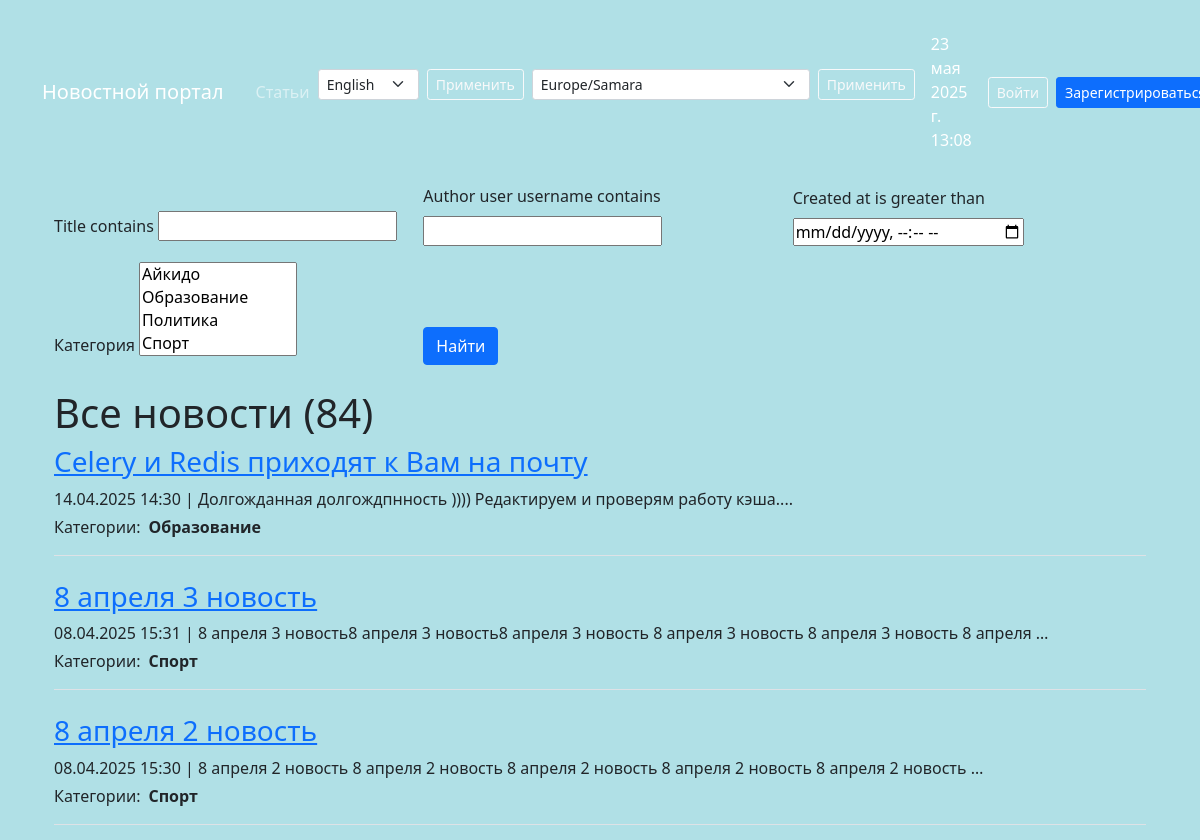
The app's page / (upper part), older data.
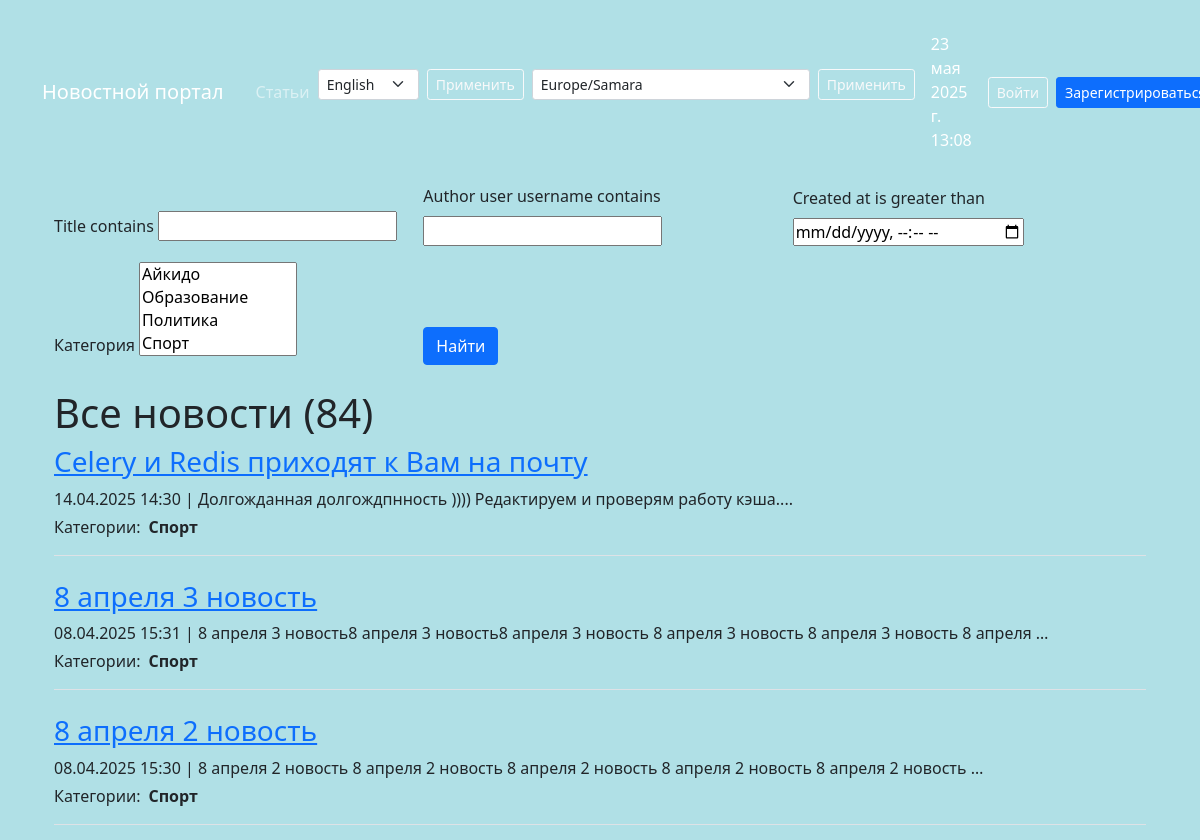
The same page, newer data.
### biblio/models.py (models this page shows, shortened)
class Post(models.Model):
    NEWS = 'NW'
    ARTICLE = 'AR'
    POST_TYPES = [
        (NEWS, 'Новость'),
        (ARTICLE, 'Статья')
    ]
    author = models.ForeignKey(Author, on_delete=models.CASCADE)
    post_type = models.CharField(max_length=2, choices=POST_TYPES)
    created_at = models.DateTimeField(auto_now_add=True)
    categories = models.ManyToManyField(Category, through='PostCategory')
    title = models.CharField(max_length=255)
    text = models.TextField()
    rating = models.IntegerField(default=0)
    def preview(self):
        return f"{self.text[:124]}..."  # Укороченный превью-текст

class Category(models.Model):
    name = models.CharField(max_length=255, help_text=_('category name'), unique=True)
    subscribers = models.ManyToManyField(User, blank = True, related_name='categories')
    def __str__(self):
        return self.name

### biblio/views.py (the view)
# urls.py: path('', NewsList.as_view(), name='news_list'),
class NewsList(ListView):
    model = Post
    template_name = 'news/news_list.html'
    context_object_name = 'news'
    queryset = Post.objects.filter(post_type='NW').order_by('-created_at')
    paginate_by = 10
    def get_queryset(self):
        queryset = super().get_queryset().filter(post_type='NW')
        self.filterset = SearchPost(self.request.GET, queryset)
        return self.filterset.qs
    def get_context_data(self, **kwargs):
        context = super().get_context_data(**kwargs)
        context['filterset'] = self.filterset
        context['news_count'] = Post.objects.filter(post_type='NW').count()
        context['article_count'] = Post.objects.filter(post_type='AR').count()
        context['time_now'] = datetime.now()
        context['next_sale'] = "Распродажа в среду!"
        return context

### biblio/context_tz.py (called while the page is built)
def get_timezone(request):
    tzname = request.session.get('django_timezone', settings.TIME_ZONE)
    local_time = timezone.localtime(timezone.now(), pytz.timezone(tzname))
    return {
        'current_time': local_time,
        'timezones': pytz.common_timezones,
        'TIME_ZONE': tzname
    }

### biblio/templatetags/custom_filters.py (called while the page is built)
@register.filter()
def censor (value):
    for word in censor_list:
        value = value.replace(word[1:-1], "*" * len(word[1:-1]))
    return value

### biblio/templatetags/custom_tags.py (called while the page is built)
@register.simple_tag(takes_context=True)
def url_replace(context, **kwargs):
   d = context['request'].GET.copy()
   for k, v in kwargs.items():
       d[k] = v
   return d.urlencode()

### templates/news/news_list.html (shortened to what this page needs)
﻿{% extends 'default.html' %}
{% load custom_filters %}
{% load custom_tags %}
{% block content %}
<div class="container mt-3">
    <form action="" method="get" class="mb-4">
        <div class="row g-3 align-items-end">
            {% for field in filterset.form %}
            <div class="col-md-4">
                <label for="{{ field.auto_id }}" class="form-label">{{ field.label }}</label>
                {{ field }}
            </div>
            {% endfor %}
            <div class="col-md-4">
                <input type="submit" value="Найти" class="btn btn-primary" />
            </div>
        </div>
    </form>
    <h1>Все новости ({{ news_count }})</h1>
    <div class="news-list">
        {% if news %}
        {% for post in news %}
        <div class="post mb-4 border-bottom pb-3">
            <div class="d-flex align-items-center">
                <h3 class="mb-0 me-2"><a href="{% url 'biblio:news_detail' post.id %}">{{ post.title|censor }}</a></h3>
            </div>
            <div class="post-meta mt-2">
                <p class="mb-1">
                    {{ post.created_at|date:"d.m.Y H:i" }} | {{ post.preview|censor|truncatewords:20 }}
                </p>
                <div class="d-flex align-items-center flex-wrap">
                    <span class="me-2">Категории:</span>
                    {% for category in post.categories.all %}
                    <span class="d-inline-flex align-items-center me-3">
                        <strong>{{ category.name }}</strong>
                    </span>
                    {% endfor %}
                </div>
            </div>
        </div>
        {% endfor %}
        {% else %}
        <p>В этой категории новостей пока нет.</p>
        {% endif %}
    </div>
</div>
{% endblock content %}

Row changes from the older to the newer data that the page shows:
changed Post "Celery и Redis приходят к Вам на почту": loses Category (name "Образование"); gains Category (name "Спорт")
